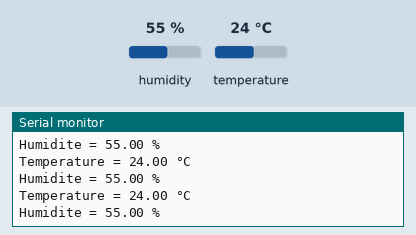
A sketch run on a simulated Arduino Uno, built with avr-gcc and run on an emulated ATmega328P. Shown: the last lines printed to the serial monitor. The inputs (shaded band) are chosen by the test bench; at power-on: humidity 55 %, temperature 24 °C.

Above: at 2.8 s.
2.9 s: humidity set to 22 %
At 5.5 s:
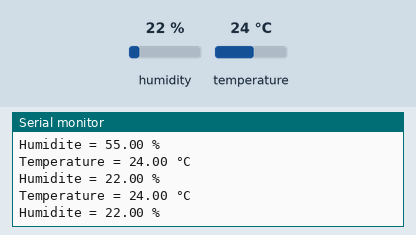
5.6 s: temperature set to 12 °C
At 6.9 s:
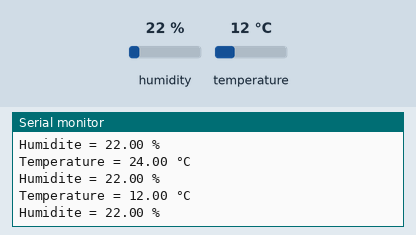
8.3 s: humidity set to 40 %
At 11.6 s:
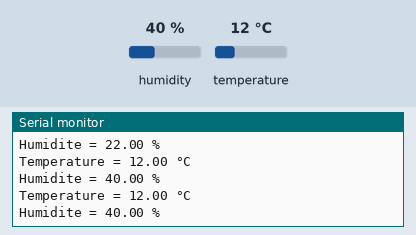
Timing chart, 0 to 13.1 s (numbered marks = the images above; inputs shaded):
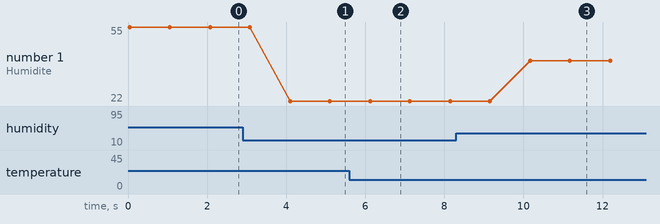

Measured:
- after the input at 2.9 s, the serial monitor: prints a new line after 1.2 s (image 1)
- after the input at 5.6 s, the serial monitor: prints a new line after 0.50 s (image 2)
- after the input at 8.3 s, the serial monitor: prints a new line after 1.9 s (image 3)
- plotted number 1: 55 → 22 after the input at 2.9 s, 22 → 40 after the input at 8.3 s

The sketch:

TP_Capteur_Temp_rature_Humidit_.ino
```cpp
// Capteur de temperature et d'humidite DHT11

// https://tutoduino.fr/

// Copyleft 2020


#include "DHT.h"


// Definit la broche de l'Arduino sur laquelle la

// broche DATA du capteur est reliee

#define DHTPIN 13


// Definit le type de capteur utilise

#define DHTTYPE DHT11

String dis_str;
float dis_reel;

// Declare un objet de type DHT

// Il faut passer en parametre du constructeur

// de l'objet la broche et le type de capteur

DHT dht(DHTPIN, DHTTYPE);


void setup() {
  dis_str = dht.readTemperature();
  dis_reel = dis_str.toFloat();

  Serial.begin(9600);
  // Initialise la capteur DHT11
  dht.begin();

  pinMode(13, OUTPUT);
  //pinMode(7, OUTPUT);
}

void loop() {
  digitalWrite(13, HIGH);

  // Recupere la temperature et l'humidite du capteur et l'affiche
  // sur le moniteur serie
  Serial.println("Temperature = " + String(dht.readTemperature())+" °C");
  Serial.println("Humidite = " + String(dht.readHumidity())+" %");

  // Attend 10 secondes avant de reboucler
  delay(1000);

  // digitalWrite(7, HIGH);

  /*if (dht.readTemperature() > 30)
  {
    digitalWrite(7, HIGH);
    delay(50);
    digitalWrite(7, LOW);
    delay(50);
  }*/
  //else digitalWrite(7, LOW);
}
```
